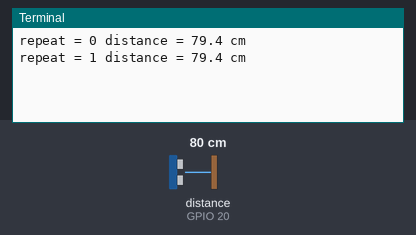
The program below on a simulated Raspberry Pi (BCM pin numbers). Shown: the last lines printed to the terminal. The inputs (shaded band) are chosen by the test bench; at power-on: distance to the obstacle (sensor on GPIO 20) 80 cm. The echo pulse lasts 58.3 µs per cm; the clock reads 2024-03-15 10:24:30 at power-on unless the program sets it.

Above: at 1.2 s.
1.3 s: distance to the obstacle (sensor on GPIO 20) set to 2 cm
At 1.9 s:
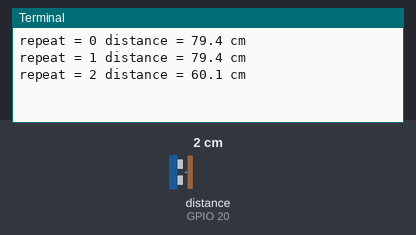
2.8 s: distance to the obstacle (sensor on GPIO 20) set to 4 cm
At 3.4 s:
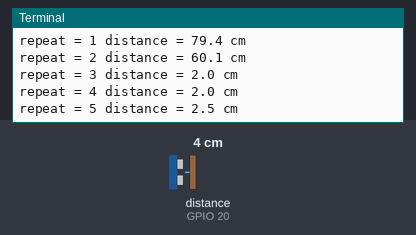
Timing chart, 0 to 5.8 s (numbered marks = the images above; inputs shaded):
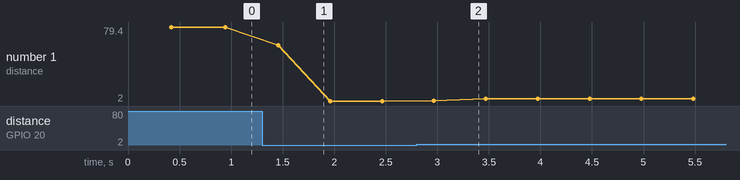

Measured:
- after the input at 1.3 s, the terminal: prints a new line after 0.16 s (image 1)
- after the input at 2.8 s, the terminal: prints a new line after 0.17 s (image 2)
- plotted number 1: 2 → 4.1 after the input at 2.8 s

The program:

exam0060_gpio_ultrasonic.py
```python
'''
...147p.
...image : https://drive.google.com/open?id=1IDz6MESchcOnECNremJxKGmR0ve0zxtL
'''

import RPi.GPIO as GPIO
import time

GPIO.setmode(GPIO.BCM)
Low = 0
High = 1
Trig = 21
Echo = 20

distance1= [0, 0, 0, 0]
GPIO.setup(Trig, GPIO.OUT)
GPIO.setup(Echo, GPIO.IN)
GPIO.output(Trig, Low)

def distance_check():
    GPIO.output(Trig, High)
    time.sleep(0.00001) #...wait 10us.
    GPIO.output(Trig, Low)
    stop = 0
    start = 0
    #...wait until Echo is high, it is the moment of start.
    while GPIO.input(Echo) == 0:
        start = time.time()

    #...wait until Echo is low, it is the moment of stop.
    while GPIO.input(Echo) == 1:
        stop = time.time()

    duration = stop - start
    distance = (duration * 340 * 100) / 2
    return distance

def average_distance():
    distance = 0
    for i in range(0, 4):
        distance1[i] = distance_check()
        time.sleep(0.1)

    for i in range(0, 4):
        distance += distance1[i]
    distance = distance / 4
    return distance

try:
    i = 0
    while True:
        result_distance = average_distance()
        print("repeat = %d distance = %.1f cm"%(i, result_distance))
        time.sleep(0.1)
        i += 1
except KeyboardInterrupt:
    GPIO.cleanup()

    
```
